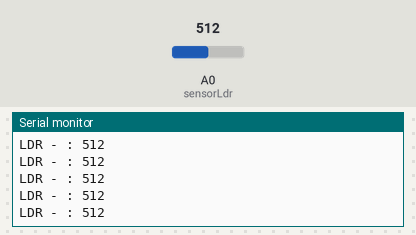
Bench run of a sketch on a simulated Arduino Uno, built with avr-gcc and run on an emulated ATmega328P. On the bench: the last lines printed to the serial monitor. The inputs (shaded band) are chosen by the test bench; at power-on: A0 (sensorLdr) = 512.

Above: at 1.2 s.
1.3 s: A0 (sensorLdr) set to 716
At 1.31 s:
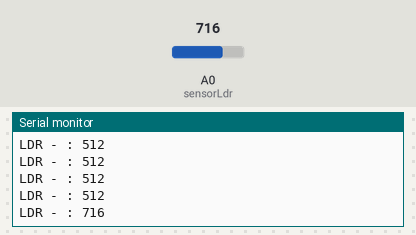
2.8 s: A0 (sensorLdr) set to 900
At 2.82 s:
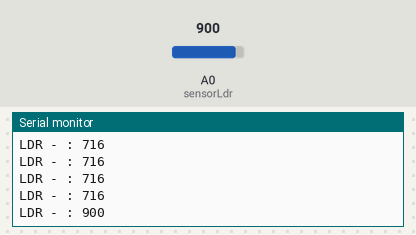
Timing chart, 0 to 5.8 s (numbered marks = the images above; inputs shaded):
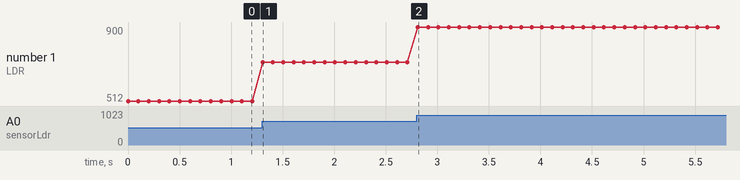

Measured:
- after the input at 1.3 s, the serial monitor: prints a new line at once (image 1)
- after the input at 2.8 s, the serial monitor: prints a new line at once (image 2)
- plotted number 1: 512 → 716 after the input at 1.3 s, 716 → 900 after the input at 2.8 s

The sketch:

LDR.ino
```cpp
int sensorLdr = 0;//
int valorSensor1 = 0;

void setup(){
  Serial.begin(9600);
}

void loop(){

 int valorSensor1 = analogRead(sensorLdr);
 Serial.print("LDR - : ");
 Serial.println(valorSensor1);
 delay(100);

}// FIM DO LOOP


//-----------------------------------------------------------------------------------------------------------------------------
```
